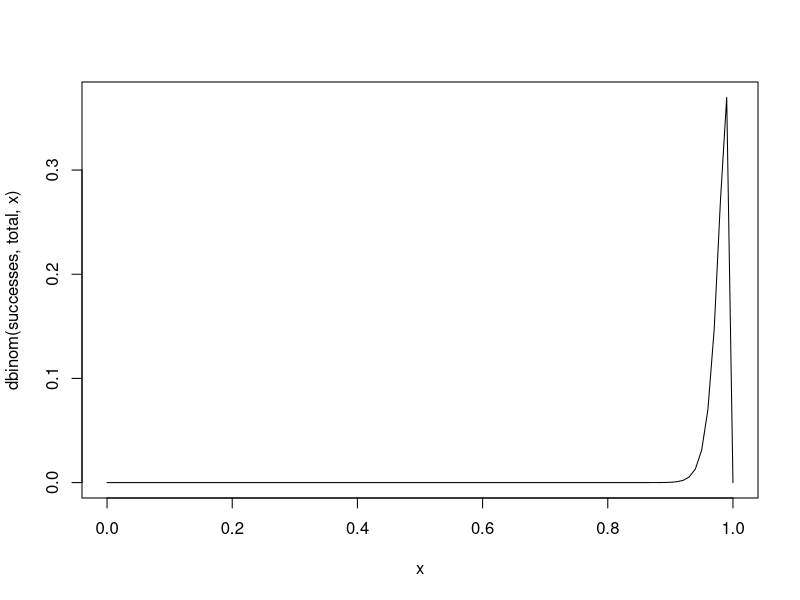
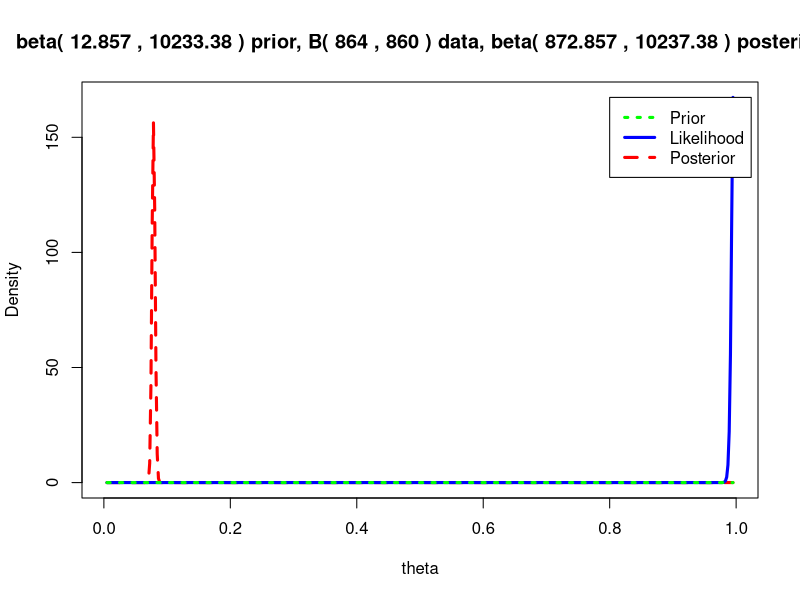

Reproduce these figures in R, in order.
library("LearnBayes")

# Function to plot prior distribution (bayesian) with beta (for binomial proportion)

quantile1 <- list(p=0.5, x=0.0015) # median
quantile2 <- list(p=0.95,x=0.003) # max
quantile3 <- list(p=0.05,x=0.0005) #min

findBeta <- function(quantile1,quantile2,quantile3)
{
  # find the quantiles specified by quantile1 and quantile2 and quantile3
  quantile1_p <- quantile1[[1]]; quantile1_q <- quantile1[[2]]
  quantile2_p <- quantile2[[1]]; quantile2_q <- quantile2[[2]]
  quantile3_p <- quantile3[[1]]; quantile3_q <- quantile3[[2]]
  
  # find the beta prior using quantile1 and quantile2
  priorA <- beta.select(quantile1,quantile2)
  priorA_a <- priorA[1]; priorA_b <- priorA[2]
  
  # find the beta prior using quantile1 and quantile3
  priorB <- beta.select(quantile1,quantile3)
  priorB_a <- priorB[1]; priorB_b <- priorB[2]
  
  # find the best possible beta prior
  diff_a <- abs(priorA_a - priorB_a); diff_b <- abs(priorB_b - priorB_b)
  step_a <- diff_a / 100; step_b <- diff_b / 100
  if (priorA_a < priorB_a) { start_a <- priorA_a; end_a <- priorB_a }
  else                     { start_a <- priorB_a; end_a <- priorA_a }
  if (priorA_b < priorB_b) { start_b <- priorA_b; end_b <- priorB_b }
  else                     { start_b <- priorB_b; end_b <- priorA_b }
  steps_a <- seq(from=start_a, to=end_a, length.out=1000)
  steps_b <- seq(from=start_b, to=end_b, length.out=1000)
  max_error <- 10000000000000000000
  best_a <- 0; best_b <- 0
  for (a in steps_a)
  {
    for (b in steps_b)
    {
      # priorC is beta(a,b)
      # find the quantile1_q, quantile2_q, quantile3_q quantiles of priorC:
      priorC_q1 <- qbeta(c(quantile1_p), a, b)
      priorC_q2 <- qbeta(c(quantile2_p), a, b)
      priorC_q3 <- qbeta(c(quantile3_p), a, b)
      priorC_error <- abs(priorC_q1-quantile1_q) +
        abs(priorC_q2-quantile2_q) +
        abs(priorC_q3-quantile3_q)
      if (priorC_error < max_error)
      {
        max_error <- priorC_error; best_a <- a; best_b <- b
      }
    }
  }
  print(paste("The best beta prior has a=",best_a,"b=",best_b))
}

findBeta(quantile1,quantile2,quantile3)

# function to calculate likelihood function

calcLikelihoodForProportion <- function(successes, total)
{
  curve(dbinom(successes,total,x)) # plot the likelihood
}

calcLikelihoodForProportion(99, 100) # successes, N

# function to calculate posterior distribution

calcPosteriorForProportion <- function(successes, total, a, b)
{
  # Adapted from triplot() in the LearnBayes package
  # Plot the prior, likelihood and posterior:
  likelihood_a = successes + 1; likelihood_b = total - successes + 1
  posterior_a = a + successes;  posterior_b = b + total - successes
  theta = seq(0.005, 0.995, length = 500)
  prior = dbeta(theta, a, b)
  likelihood = dbeta(theta, likelihood_a, likelihood_b)
  posterior  = dbeta(theta, posterior_a, posterior_b)
  m = max(c(prior, likelihood, posterior))
  plot(theta, posterior, type = "l", ylab = "Density", lty = 2, lwd = 3,
       main = paste("beta(", a, ",", b, ") prior, B(", total, ",", successes, ") data,",
                    "beta(", posterior_a, ",", posterior_b, ") posterior"), ylim = c(0, m), col = "red")
  lines(theta, likelihood, lty = 1, lwd = 3, col = "blue")
  lines(theta, prior, lty = 3, lwd = 3, col = "green")
  legend(x=0.8,y=m, c("Prior", "Likelihood", "Posterior"), lty = c(3, 1, 2),
         lwd = c(3, 3, 3), col = c("green", "blue", "red"))
  
  # Print out summary statistics for the prior, likelihood and posterior:
  calcBetaMode <- function(aa, bb) { BetaMode <- (aa - 1)/(aa + bb - 2); return(BetaMode); }
  calcBetaMean <- function(aa, bb) { BetaMean <- (aa)/(aa + bb); return(BetaMean); }
  calcBetaSd   <- function(aa, bb) { BetaSd <- sqrt((aa * bb)/(((aa + bb)^2) * (aa + bb + 1))); return(BetaSd); }
  prior_mode      <- calcBetaMode(a, b)
  likelihood_mode <- calcBetaMode(likelihood_a, likelihood_b)
  posterior_mode  <- calcBetaMode(posterior_a, posterior_b)
  prior_mean      <- calcBetaMean(a, b)
  likelihood_mean <- calcBetaMean(likelihood_a, likelihood_b)
  posterior_mean  <- calcBetaMean(posterior_a, posterior_b)
  prior_sd        <- calcBetaSd(a, b)
  likelihood_sd   <- calcBetaSd(likelihood_a, likelihood_b)
  posterior_sd    <- calcBetaSd(posterior_a, posterior_b)
  print(paste("mode for prior=",prior_mode,", for likelihood=",likelihood_mode,", for posterior=",posterior_mode))
  print(paste("mean for prior=",prior_mean,", for likelihood=",likelihood_mean,", for posterior=",posterior_mean))
  print(paste("sd for prior=",prior_sd,", for likelihood=",likelihood_sd,", for posterior=",posterior_sd))
}

calcPosteriorForProportion(860, 864, 12.857, 10233.38) # Number of successes, N, prior 'a', prior 'b'

x <- seq(0, 1, length = 100000)
z = dbeta(x,13.857,11096.38) # probability density function for beta distribution
line(z)
